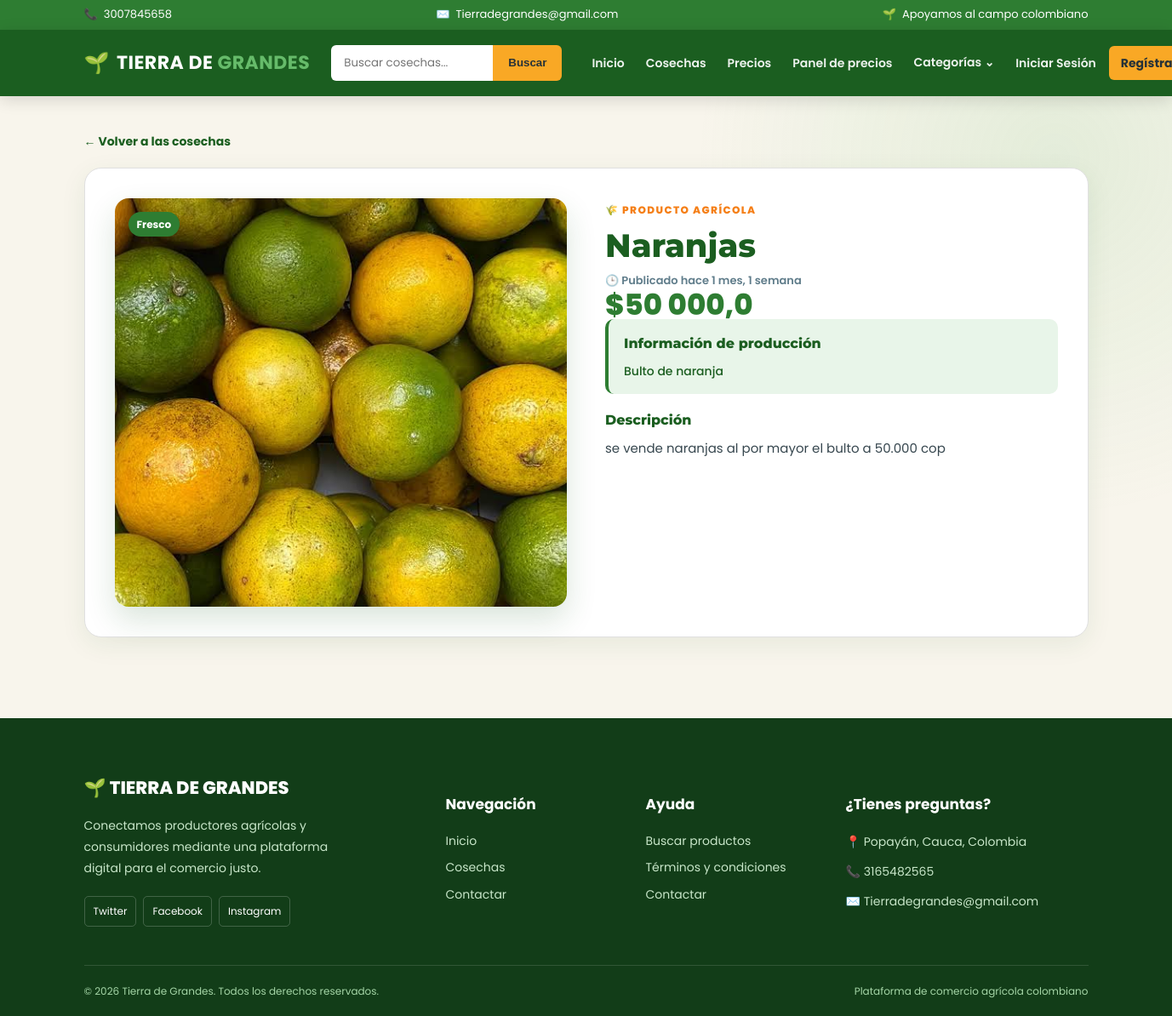
Page /verproducto_usuario/1/ on the earlier database version.
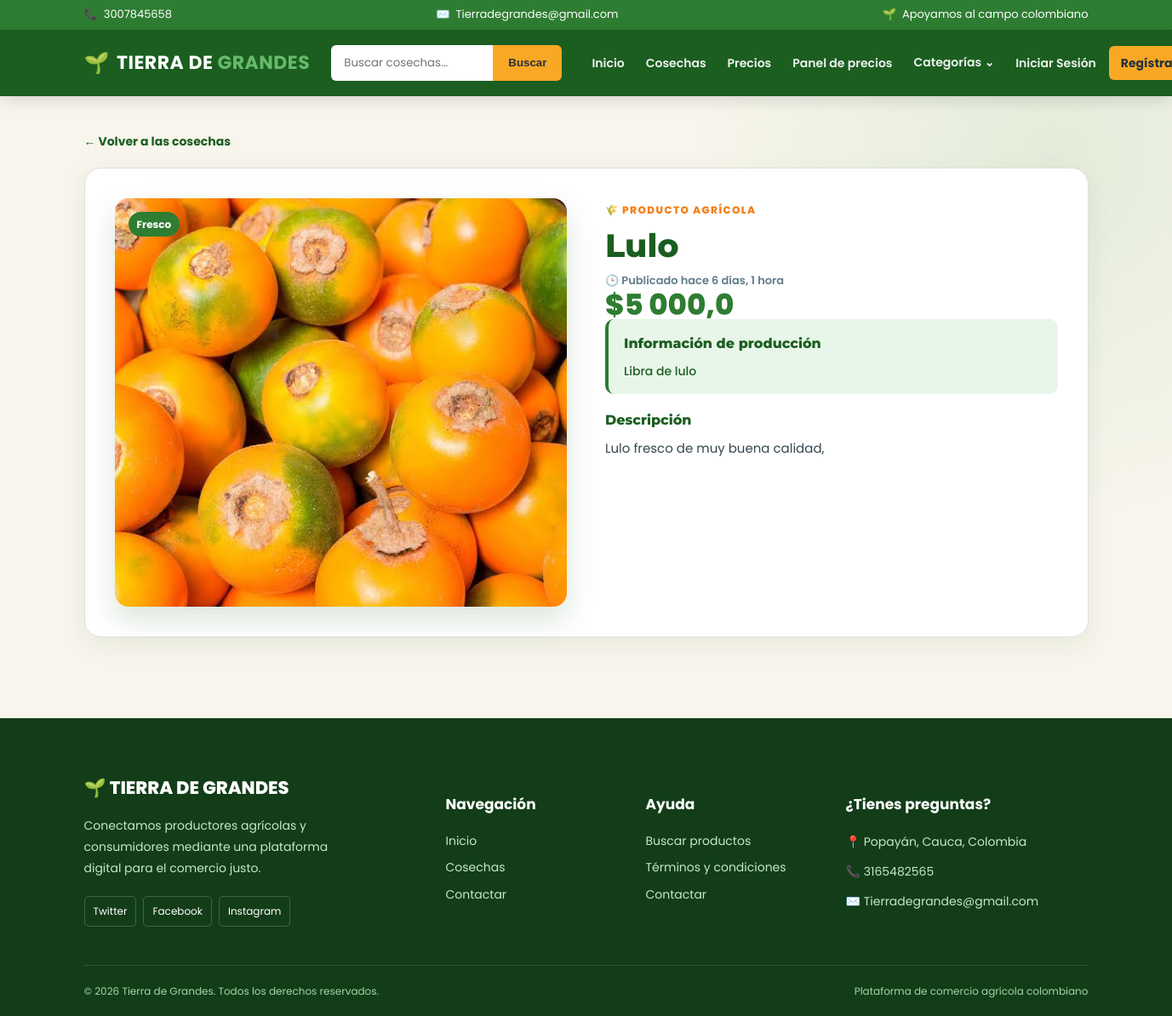
Same page on the later database version.
### productos/models.py (models this page shows, shortened)
class Producto(models.Model):
    user = models.ForeignKey(Cuentas, on_delete=models.CASCADE, related_name='product')
    nombre = models.CharField(max_length=50)
    slug = AutoSlugField(populate_from='nombre')
    precio = models.FloatField()
    unidad_precio = models.CharField(max_length=10, choices=UNIDADES_PRECIO, default="kg")
    producto_sipsa = models.CharField(
        max_length=100, blank=True,
        help_text="Producto equivalente en el SIPSA, si tiene precio de referencia",
    )
    Informacion_de_produccion = models.CharField(max_length=100)
    image = models.ImageField()
    stock = models.IntegerField()
    timestamp = models.DateTimeField(default=timezone.now)
    descripcion = models.TextField()
    categoria = models.ForeignKey(Categoria, on_delete=models.CASCADE, related_name='productoscat')
    destacado = models.BooleanField(default=True)
    activo = models.BooleanField(default=True)
    fecha_creacion = models.DateTimeField(auto_now_add=True)
    modificacion_date = models.DateTimeField(auto_now=True)
    class Meta:
        verbose_name = 'Producto'
        verbose_name_plural = 'Productos'
        ordering = ['-id']

### productos/views.py (the view)
# urls.py: path('verproducto_usuario/<int:pk>/', views.verproducto_usuario, name='verproducto_usuario'),
def verproducto_usuario (request, pk):
    verproducto = Producto.objects.filter(pk=pk)
    context={
        'verproducto':verproducto,
    }
    return render(request, 'verproducts/verproductos_usuario.html', context)

### categorias/context_processors.py (called while the page is built)
def menu_links(request):
    links = Categoria.objects.all()
    return dict(links=links)

### categorias/models.py (called while the page is built)
    def get_url(self):
        return reverse('productos_categoria', args=[self.slug])

### tiera_de_grandes/templates/verproducts/verproductos_usuario.html (shortened to what this page needs)
{% extends 'index.html' %}
{% load static %}
{% load humanize %}
{% block extra_css %}
    <link rel="stylesheet" href="{% static 'css/productos.css' %}">
    <link rel="stylesheet" href="{% static 'css/detalle_producto.css' %}">
{% endblock extra_css %}
{% block content %}
<main class="detail-page">
    <div class="container">
        <a href="{% url 'verproducto' %}" class="detail-back">← Volver a las cosechas</a>
        {% for producto in verproducto %}
        <article class="detail-card">
            <div class="detail-media">
                {% if producto.image %}
                    <a href="{{ producto.image.url }}" target="_blank" rel="noopener" title="Ver imagen completa">
                        <img src="{{ producto.image.url }}"
                             alt="{{ producto.nombre }}"
                             class="detail-image">
                    </a>
                {% else %}
                    <img src="{% static 'images/image_5.jpg' %}"
                         alt="Imagen no disponible"
                         class="detail-image">
                {% endif %}
                <span class="product-label">Fresco</span>
            </div>
            <div class="detail-info">
                <span class="detail-tag">🌾 PRODUCTO AGRÍCOLA</span>
                <h1>{{ producto.nombre }}</h1>
                <time class="detail-date" datetime="{{ producto.timestamp|date:'c' }}">
                    🕒 Publicado {{ producto.timestamp|naturaltime }}
                </time>
                <p class="detail-price">${{ producto.precio|intcomma }}</p>
                {% if producto.Informacion_de_produccion %}
                    <div class="detail-production">
                        <h2>Información de producción</h2>
                        <p>{{ producto.Informacion_de_produccion|linebreaksbr }}</p>
                    </div>
                {% endif %}
                {% if producto.descripcion %}
                    <div class="detail-description">
                        <h2>Descripción</h2>
                        <p>{{ producto.descripcion|linebreaksbr }}</p>
                    </div>
                {% endif %}
            </div>
        </article>
        {% endfor %}
    </div>
</main>
{% endblock content %}

Differences in the rows shown:
changed Producto: image: a different picture; nombre "Naranjas" → "Lulo"; timestamp "hace 1 mes, 1 semana" → "hace 6 días, 1 hora"; precio "50 000,0" → "5 000,0"; Informacion_de_produccion "Bulto de naranja" → "Libra de lulo"; descripcion "se vende naranjas al por mayor el bulto a 50.000 cop" → "Lulo fresco de muy buena calidad,"
